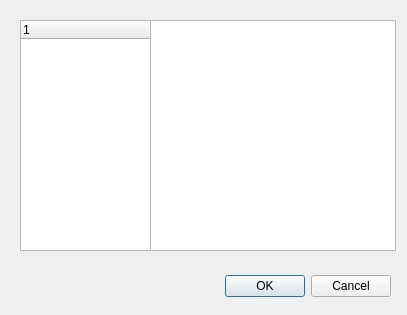
<?xml version="1.0" encoding="UTF-8"?>
<ui version="4.0">
 <class>Dialog</class>
 <widget class="QDialog" name="Dialog">
  <property name="geometry">
   <rect>
    <x>0</x>
    <y>0</y>
    <width>407</width>
    <height>315</height>
   </rect>
  </property>
  <property name="windowTitle">
   <string>Dialog</string>
  </property>
  <widget class="QDialogButtonBox" name="buttonBox">
   <property name="geometry">
    <rect>
     <x>50</x>
     <y>270</y>
     <width>341</width>
     <height>32</height>
    </rect>
   </property>
   <property name="orientation">
    <enum>Qt::Horizontal</enum>
   </property>
   <property name="standardButtons">
    <set>QDialogButtonBox::Cancel|QDialogButtonBox::Ok</set>
   </property>
  </widget>
  <widget class="QListWidget" name="listWidget">
   <property name="geometry">
    <rect>
     <x>145</x>
     <y>20</y>
     <width>251</width>
     <height>231</height>
    </rect>
   </property>
  </widget>
  <widget class="QTreeWidget" name="treeWidget">
   <property name="geometry">
    <rect>
     <x>20</x>
     <y>20</y>
     <width>131</width>
     <height>231</height>
    </rect>
   </property>
   <column>
    <property name="text">
     <string notr="true">1</string>
    </property>
   </column>
  </widget>
 </widget>
 <resources/>
 <connections>
  <connection>
   <sender>buttonBox</sender>
   <signal>accepted()</signal>
   <receiver>Dialog</receiver>
   <slot>accept()</slot>
   <hints>
    <hint type="sourcelabel">
     <x>248</x>
     <y>254</y>
    </hint>
    <hint type="destinationlabel">
     <x>157</x>
     <y>274</y>
    </hint>
   </hints>
  </connection>
  <connection>
   <sender>buttonBox</sender>
   <signal>rejected()</signal>
   <receiver>Dialog</receiver>
   <slot>reject()</slot>
   <hints>
    <hint type="sourcelabel">
     <x>316</x>
     <y>260</y>
    </hint>
    <hint type="destinationlabel">
     <x>286</x>
     <y>274</y>
    </hint>
   </hints>
  </connection>
 </connections>
</ui>
